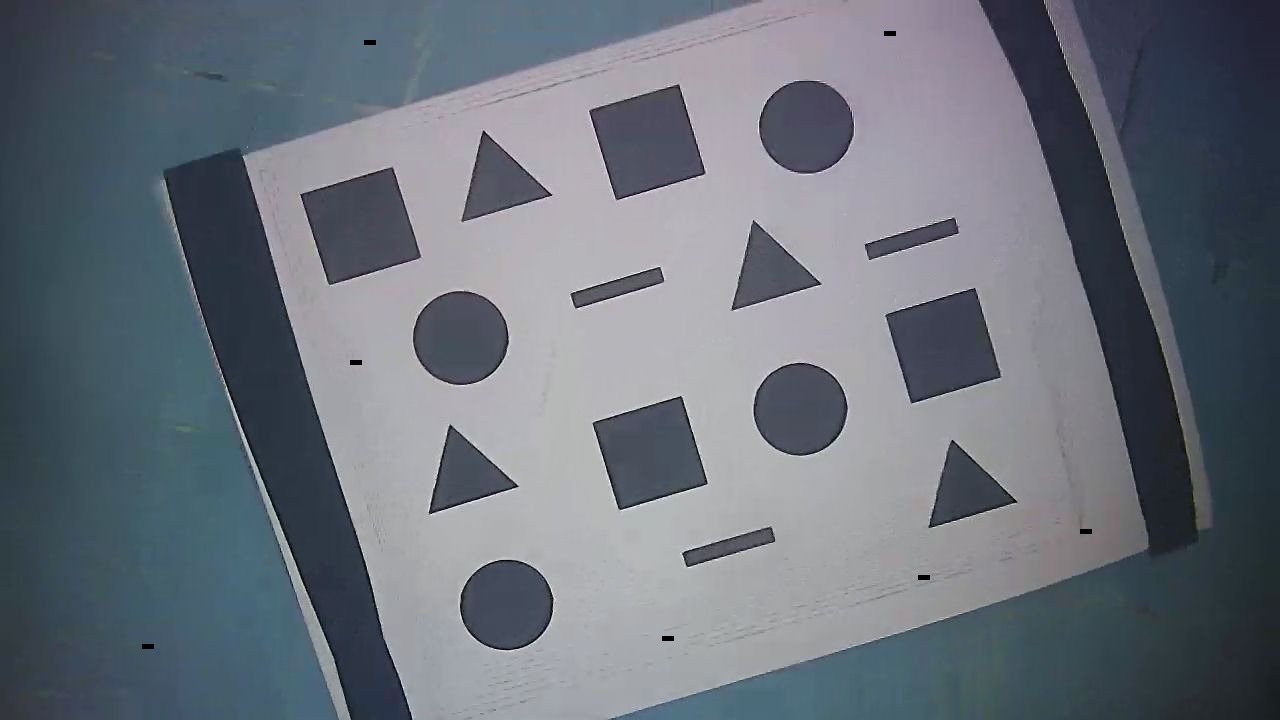
#> input picture Shape Detection/sample image.jif.jfif, 1280 x 720 px
$ python Shape_Detector.py
#> lines starting #> are read from the running program, lines starting #| are printed output that depends on the picture; after the words box and inside, x2 and y2 are one past the last pixel; in counts of white or black regions, pixels touching at a corner belong together
import cv2

img = cv2.imread('sample image.jif.jfif')                    # read the image
#> img is the input picture: shape (720, 1280, 3); mean B, G, R 122.5, 112.8, 106.3
imgray = cv2.cvtColor(img, cv2.COLOR_BGR2GRAY)              # make grey copy of the image and store it in imgray
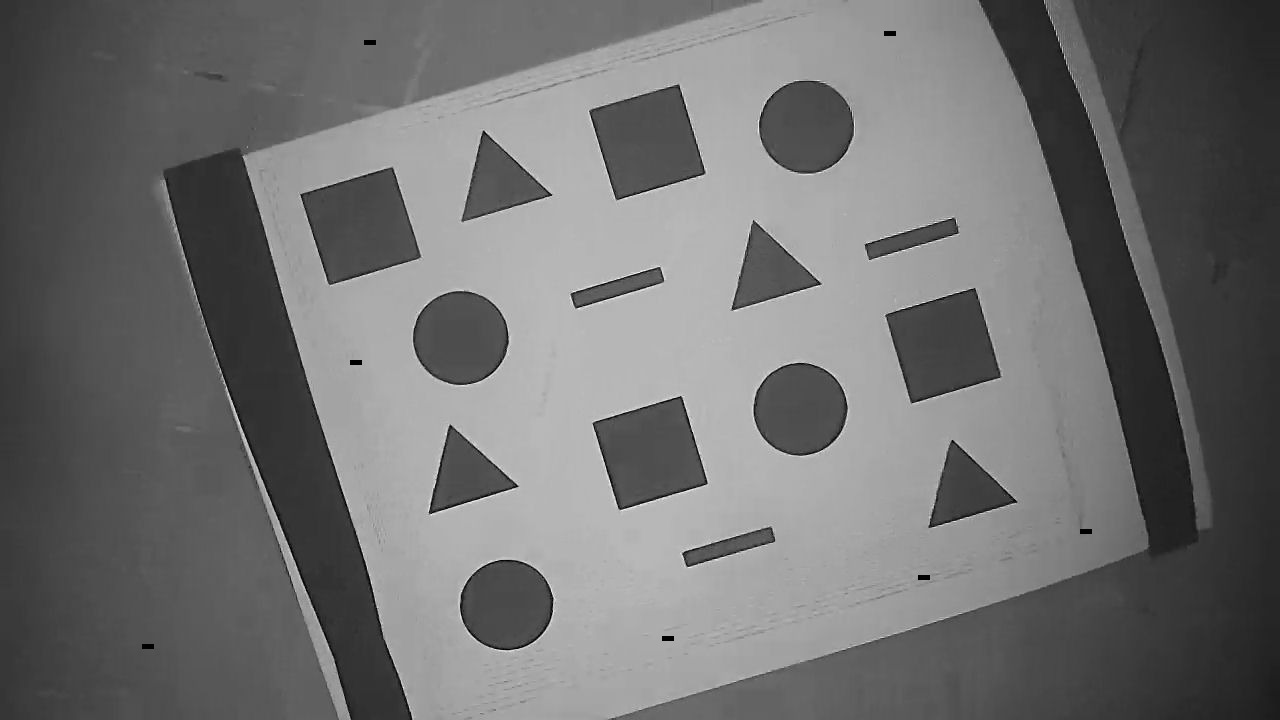
#> imgray: shape (720, 1280); min 0, max 254, mean 112
_, th1 = cv2.threshold(imgray, 127, 255, cv2.THRESH_BINARY)  # set threshold
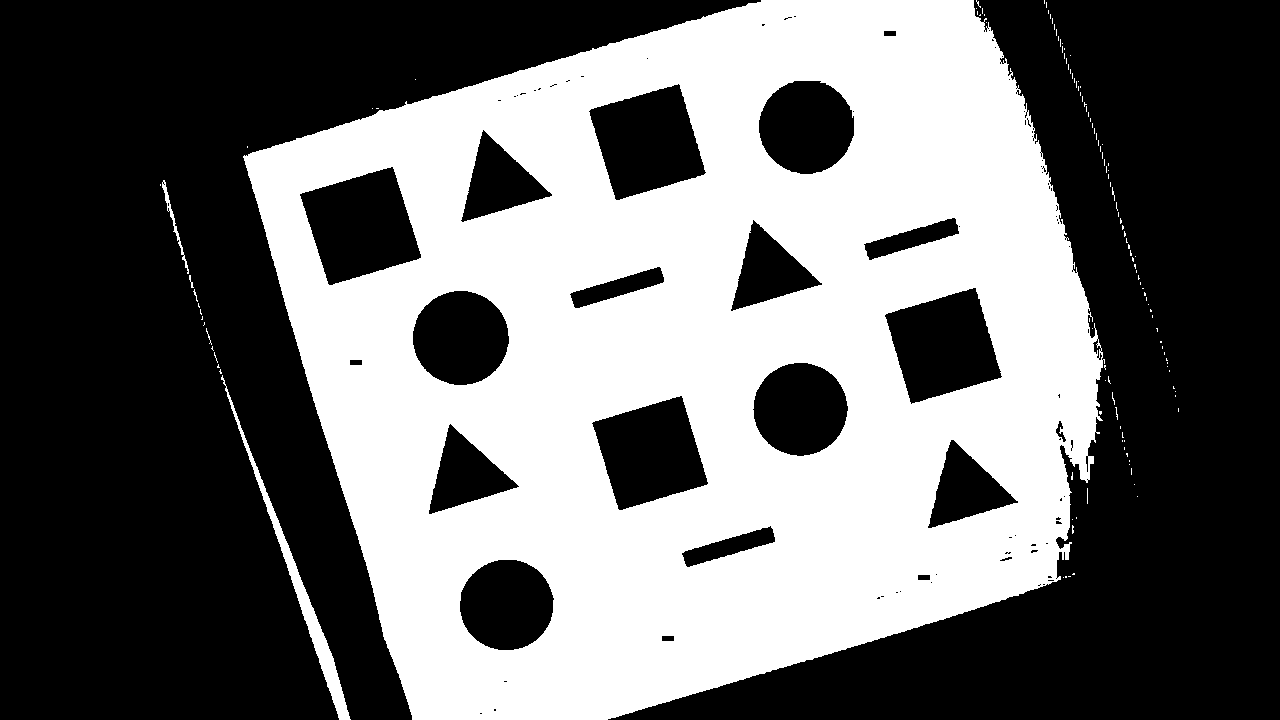
#> th1: shape (720, 1280); 42.4% white; 129 white regions (124 under 20 px)
contours, hierarchy = cv2.findContours(th1, cv2.RETR_TREE, cv2.CHAIN_APPROX_NONE)  # find contours of the image
#> contours = 249 contours, 220 with area under 20; largest, box (x1, y1, x2, y2) and area: (243, 0, 1105, 720) 468786, (299, 166, 422, 286) 9454, (588, 83, 707, 201) 9035, (884, 287, 1003, 405) 8990, (591, 395, 709, 511) 8769

squares = 0
rectangles = 0
triangles = 0
circles = 0

min_p = 150   # minimum premiter for the shape
max_p = 500   # maximum premiter for the shape
min_A = 1000  # minimum Area for the shape
for contour in contours:
    approx = cv2.approxPolyDP(contour, 0.025 * cv2.arcLength(contour, True), True)
    x = approx.ravel()[0]           # x coordinate of the contour
    y = approx.ravel()[1]           # y coordinate of the contour
    if min_p <= cv2.arcLength(contour, True) <= max_p and cv2.contourArea(contour) >= min_A:  # To exclude the noises
        if len(approx) == 3:        # polygon with three sides
            cv2.drawContours(img, [approx], 0, (0, 255, 255), 1)            # draw a frame around the detected triangle
            cv2.putText(img, "Triangle", (x, y), cv2.FONT_HERSHEY_COMPLEX, 0.5, (0, 0, 0))    # Type polygon name
            triangles += 1          # increase the number of triangles detected by one
        elif len(approx) == 4:      # polygon with four sides
            x, y, w, h = cv2.boundingRect(approx)
            aspectRatio = float(w)/h
            if 0.95 <= aspectRatio <= 1.05:  # if aspect ratio near to 1, then it's square
                cv2.drawContours(img, [approx], 0, (0, 0, 255), 1)
                cv2.putText(img, "Square", (x, y), cv2.FONT_HERSHEY_COMPLEX, 0.5, (0, 0, 0))
                squares += 1
            else:                   # if aspect ratio not near to 1, then it's rectangle
                cv2.drawContours(img, [approx], 0, (0, 255, 0), 1)
                cv2.putText(img, "Rectangle", (x, y), cv2.FONT_HERSHEY_COMPLEX, 0.5, (0, 0, 0))
                rectangles += 1
        else:                       # polygon with many sides
            cv2.drawContours(img, [approx], 0, (255, 0, 0), 1)
            cv2.putText(img, "Circle", (x, y), cv2.FONT_HERSHEY_COMPLEX, 0.5, (0, 0, 0))
            circles += 1
#> this loop made 249 passes
#> (w, h, aspectRatio) on passes 160, 173, 182, 184, 191, 203, 230: (93, 39, 2.38), (118, 116, 1.02), (119, 118, 1.01), (90, 39, 2.31), (93, 37, 2.51), (123, 120, 1.02), (119, 118, 1.01)
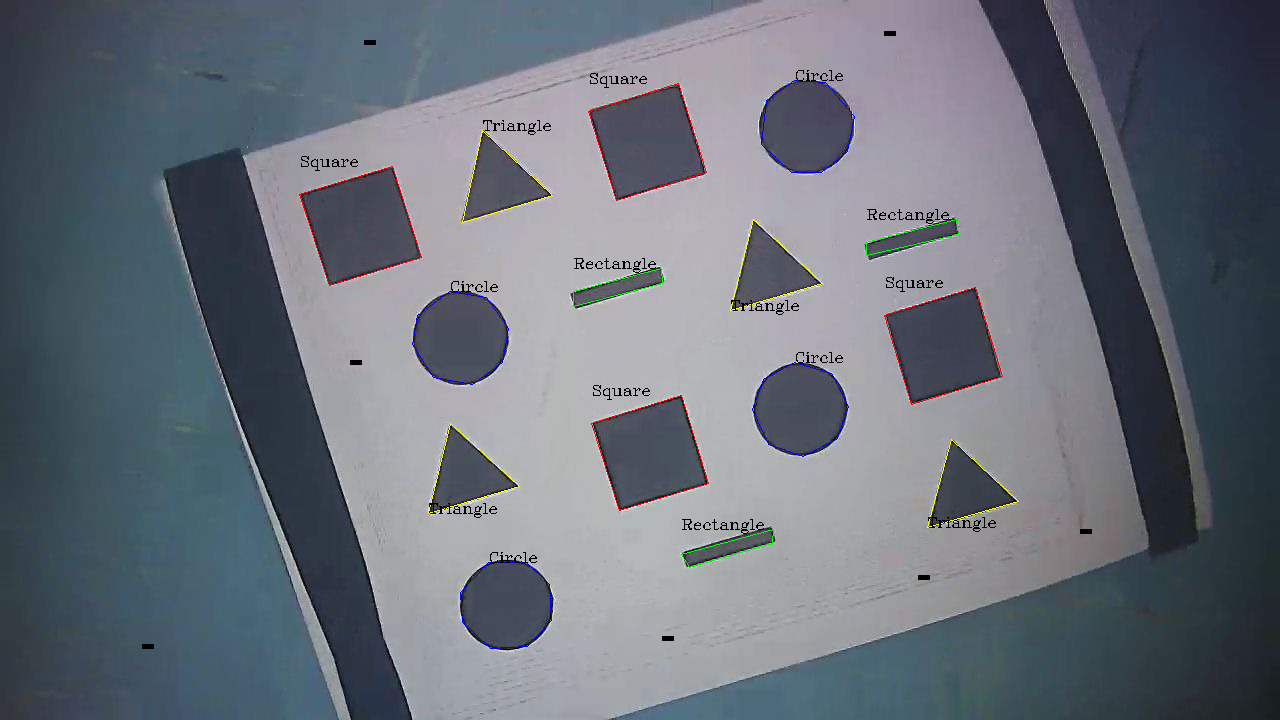
#> img: shape (720, 1280, 3); 0.76% of pixels changed, all inside (x1, y1, x2, y2) = (299, 70, 1019, 649)
#> after the loop, circles = 4; rectangles = 3; squares = 4; triangles = 4
print("Number of triangles = ", triangles)
#| Number of triangles =  4
print("Number of squares = ", squares)
#| Number of squares =  4
print("Number of rectangles = ", rectangles)
#| Number of rectangles =  3
print("Number of circles = ", circles)
#| Number of circles =  4

cv2.imshow('img', img)  # Show the image after editing
cv2.waitKey(0)          # Wait for manual close for the window

$ run again, with Shape Detection/Mahmoud_Ahmed.png saved as Shape Detection/sample image.jif.jfif
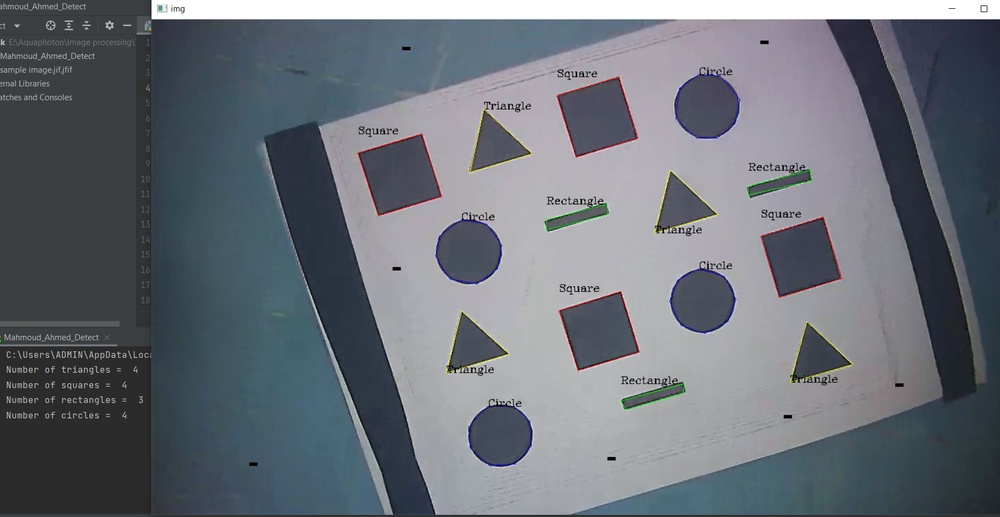
#> input picture Shape Detection/Mahmoud_Ahmed.png, 1000 x 517 px, shrunk from 1815 x 939 before the run
#> img is the input picture: shape (517, 1000, 3); mean B, G, R 118.6, 110.7, 105.2
#> `_, th1 = cv2.threshold(imgray, 127, 255, cv2.THRESH_BINARY)`:
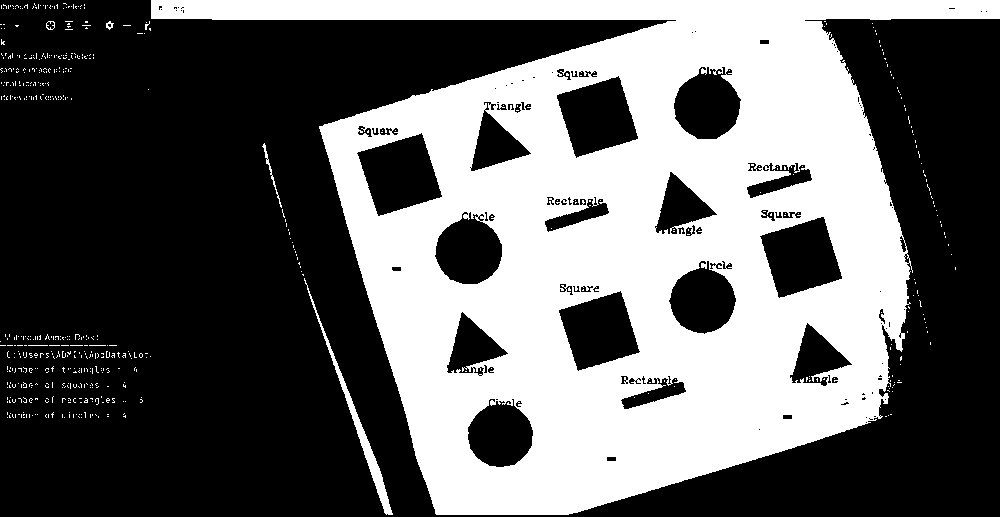
#> th1: shape (517, 1000); 38.8% white; 592 white regions (586 under 20 px)
#> contours = 756 contours, 668 with area under 20; largest, box (x1, y1, x2, y2) and area: (151, 0, 1000, 515) 237820, (356, 132, 443, 217) 4599, (759, 216, 843, 299) 4410, (556, 75, 639, 159) 4391, (558, 290, 641, 372) 4256
#> the loop `for contour in contours:` made 756 passes
#> (w, h, aspectRatio) on passes 607, 634, 669, 690, 725: (83, 82, 1.01), (84, 83, 1.01), (64, 64, 1), (87, 85, 1.02), (83, 84, 0.988)
#> after the loop `for contour in contours:`:
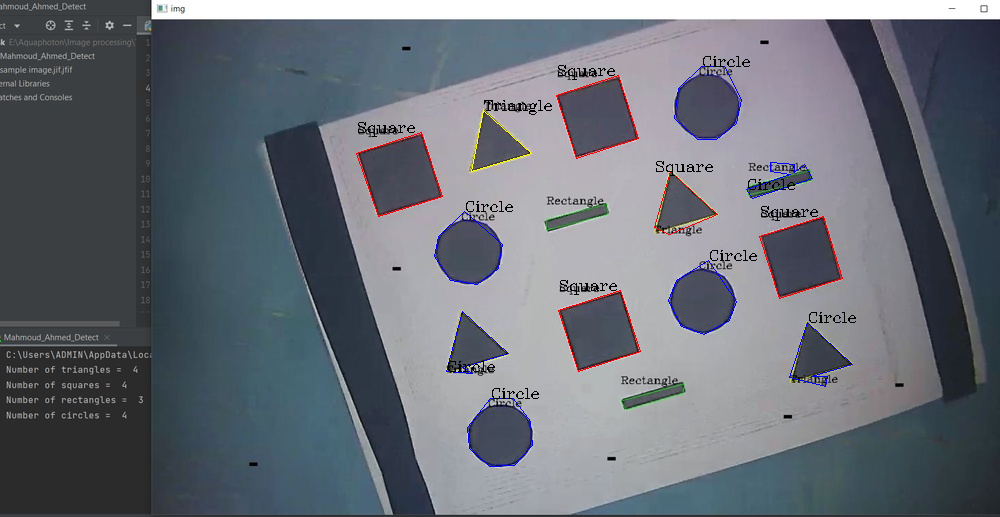
#> img: shape (517, 1000, 3); 0.91% of pixels changed, all inside (x1, y1, x2, y2) = (356, 56, 856, 467)
#> after the loop `for contour in contours:`: circles = 7; rectangles = 0; squares = 5; triangles = 1
#| Number of triangles =  1
#| Number of squares =  5
#| Number of rectangles =  0
#| Number of circles =  7
